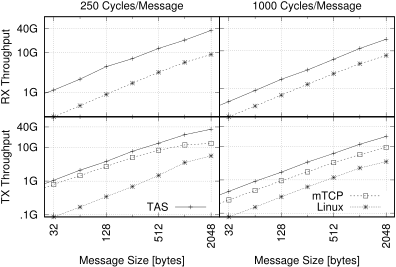

Write the gnuplot code that produced this figure.
set macros
load "../header_large.gnuplot"

set multiplot layout 2, 2 rowsfirst


set logscale x 2
set logscale y 10
set xrange [25:2560]
set yrange [:80000]
set xtics rotate
set grid ytics lt 0 lw 1 lc rgb "#bbbbbb"
set grid xtics lt 0 lw 1 lc rgb "#bbbbbb"

set bmargin 0
set tmargin 0
set lmargin 0
set rmargin 0

set ytics ("" 1, "10M" 10, ".1G" 100, "1G" 1000, "10G" 10000, "40G" 40000)
set xtics ("" 1 1, "" 2 0 , "" 4 1, "" 8 0, "" 16 1, "" 32 0, "" 64 1, "" 128 0, "" 256 1, "" 512 0, "" 1024 1, "" 2048 0)
set ylabel "RX Throughput"
set x2label "250 Cycles/Message"
unset key

plot \
  'results_rx_fn_so_250.dat' using 4:($5*8/1000000) title 'TAS' with linespoints \
    pt 1, \
  'results_rx_linux_250.dat' using 4:($5*8/1000000) title 'Linux' with linespoints \
    pt 3

unset ylabel
set ytics ("" 1, "" 10, "" 100, "" 1000, "" 10000, "" 40000)
set x2label "1000 Cycles/Message"

plot \
  'results_rx_fn_so_1000.dat' using 4:($5*8/1000000) title 'TAS' with linespoints \
    pt 1, \
  'results_rx_linux_1000.dat' using 4:($5*8/1000000) title 'Linux' with linespoints \
    pt 3

unset x2label
set xlabel "Message Size [bytes]"
set ytics ("" 1, "10M" 10, ".1G" 100, "1G" 1000, "10G" 10000, "40G" 40000)
set xtics ("" 1 1, "2" 2 0 , "" 4 1, "8" 8 0, "" 16 1, "32" 32 0, "" 64 1, "128" 128 0, "" 256 1, "512" 512 0, "" 1024 1, "2048" 2048 0)
set ylabel "TX Throughput"
set key right bottom

plot \
  'results_tx_fn_so_250.dat' using 4:($5*8/1000000) title 'TAS' with linespoints \
    pt 1, \
  'results_tx_mtcp_250.dat' using 4:($5*8/1000000) notitle with linespoints \
    pt 4, \
  'results_tx_linux_250.dat' using 4:($5*8/1000000) notitle with linespoints \
    pt 3

unset ylabel
set ytics ("" 1, "" 10, "" 100, "" 1000, "" 10000, "" 40000)

plot \
  'results_tx_fn_so_1000.dat' using 4:($5*8/1000000) notitle with linespoints \
    pt 1, \
  'results_tx_mtcp_1000.dat' using 4:($5*8/1000000) title 'mTCP' with linespoints \
    pt 4, \
  'results_tx_linux_1000.dat' using 4:($5*8/1000000) title 'Linux' with linespoints \
    pt 3
